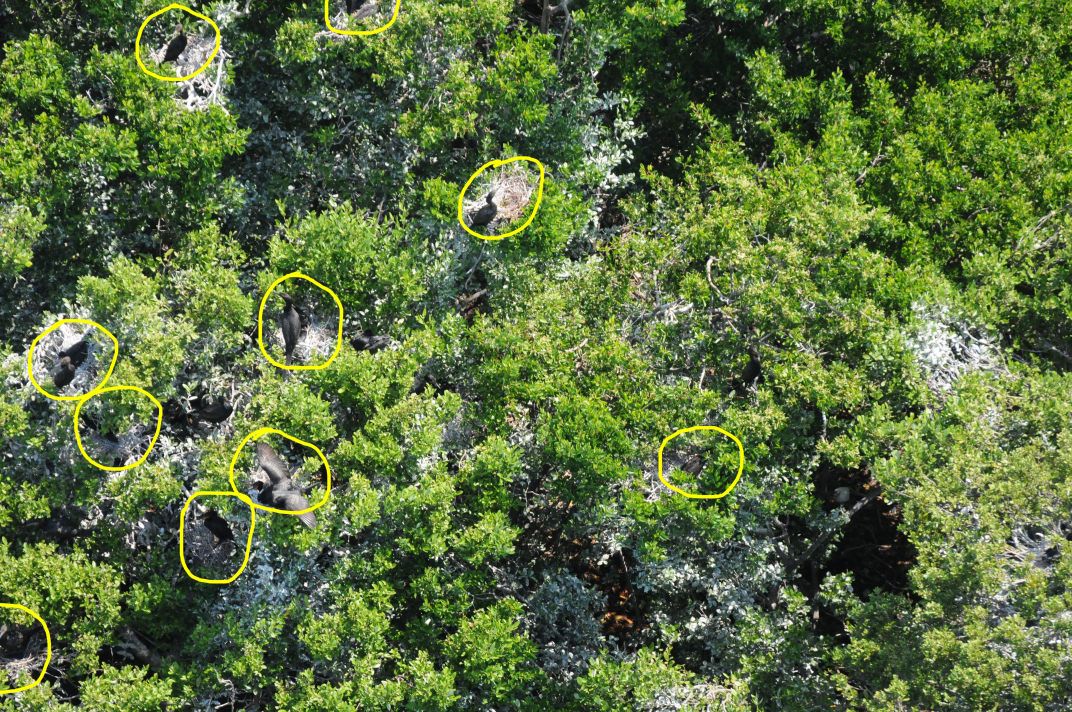
#> input picture sample-photos/20190724_BirdFlight_SOKE_0329_copy.jpg, 4288 x 2848 px (shown at 1/4 size)
$ python take-two-with-opencv.py
#> lines starting #> are read from the running program, lines starting #| are printed output that depends on the picture; after the words box and inside, x2 and y2 are one past the last pixel; in counts of white or black regions, pixels touching at a corner belong together
import numpy as np
import skimage.io as io
import matplotlib.pyplot as plt
import cv2

'''
For continuous-intensity images:
https://answers.opencv.org/question/189428/connectedcomponents-like-function-for-grayscale-image/

For binary images
ConnectedComponentsWithStats:
https://docs.opencv.org/master/d3/dc0/group__imgproc__shape.html#ga107a78bf7cd25dec05fb4dfc5c9e765f
'''

# each color is defined by [(Rmin, Rmax),(Gmin, Gmax),(Bmin, Bmax)]
colors_dict = {
    'yellow': [(200,255),(200,255),(0,50)],
    'cyan': [(0,130),(150,255),(150,255)],
    'pink': [(200,255),(0,60),(200,255)],
    'blue': [(0,60),(0,100),(200,255)],
    'plum-violet': [(120,170),(50,100),(120,170)],
}

# img = io.imread('image1.jpg')
img = io.imread('sample-photos/20190724_BirdFlight_SOKE_0329_copy.jpg')
#> img is the input picture: shape (2848, 4288, 3); mean R, G, B 91, 110.9, 62.8

# io.imshow(img)
# plt.show()

'''
Fast way to isolate Muxo colors:
https://stackoverflow.com/questions/51997022/fast-way-to-apply-custom-function-to-every-pixel-in-image
'''

for color_name, color in colors_dict.items():
    R_RANGE = np.array([(color[0][0] <= r and r <= color[0][1]) for r in range(256)])
    G_RANGE = np.array([(color[1][0] <= g and g <= color[1][1]) for g in range(256)])
    B_RANGE = np.array([(color[2][0] <= b and b <= color[2][1]) for b in range(256)])

    # Calculate and apply mask
    # np.logical_and applies element-wise
    mask = (np.logical_and(np.logical_and(R_RANGE[img[:,:,0]], G_RANGE[img[:,:,1]])\
    , B_RANGE[img[:,:,2]]))

    # using masks is significantly faster than two Python for loops
    # whether_color is a single-channel image with the same 2d shape as img
    # each pixel is 1 if the corresponding pixel in img is the current MuxoColor
    # otherwise, a pixel in whether_color is 0
    whether_color = np.empty(img.shape[0:2])
    whether_color[mask] = True
    whether_color[np.invert(mask)] = False

    '''
    Convert image to uint8 encoding so that it plays nicely with medianBlur:
    https://stackoverflow.com/questions/11337499/how-to-convert-an-image-from-np-uint16-to-np-uint8
    '''
    whether_color = cv2.convertScaleAbs(whether_color)

    # io.imshow(whether_color)
    # plt.show()
    # io.imsave('whether_color.png', whether_color)

    '''
    Blurring eliminates groups of MuxoColor pixels that are not circles around nests
    medianBlur ensures output values are either 1 or 0
    This preserves binary property of the image, needed for calling
    connectedComponents
    '''
    blur = cv2.medianBlur(whether_color, 11)

    # io.imshow(blur)
    # plt.show()

    retval, labels, stats, centroids = cv2.connectedComponentsWithStats(blur)

    # io.imshow(labels)
    # plt.show()

    '''
    Eliminate "circles" that are just flowers or other small regions of
    contiguous Muxo color
    Condition removal on the area of each connected component
    '''
    MIN_AREA = 2000

    num_circles = 0

    for i in range(retval):
        if i == 0:
            # skip over the background
            continue
        elif stats[i, cv2.CC_STAT_AREA] < MIN_AREA:
            # ignore components that are too small to be nest circles
            continue
        else:
            print("Coords for circle", num_circles, "are:")
            num_circles = num_circles + 1

            top = stats[i,cv2.CC_STAT_TOP]
            left = stats[i,cv2.CC_STAT_LEFT]
            bottom = top + stats[i, cv2.CC_STAT_HEIGHT] - 1
            right = left + stats[i, cv2.CC_STAT_WIDTH] - 1
            print("Top:", top)
            print("Left:", left)
            print("Bottom:", bottom)
            print("Right:", right)

            print("(This is connected component number", i,")")

            # Draw bounding boxes on original image
            img[top,left:right] = [0,0,0]
            img[bottom,left:right] = [0,0,0]
            img[top:bottom,left] = [0,0,0]
            img[top:bottom,right] = [0,0,0]

    if i == (retval-1):
        print("There are", num_circles, "circles with Muxo color", color_name)
        io.imshow(img)
        plt.show()
#> this loop made 5 passes
#> pass 1, `mask = (np.logical_and(np.logical_and(R_RANGE[img[:,:,0]], G_RANGE[img..`:
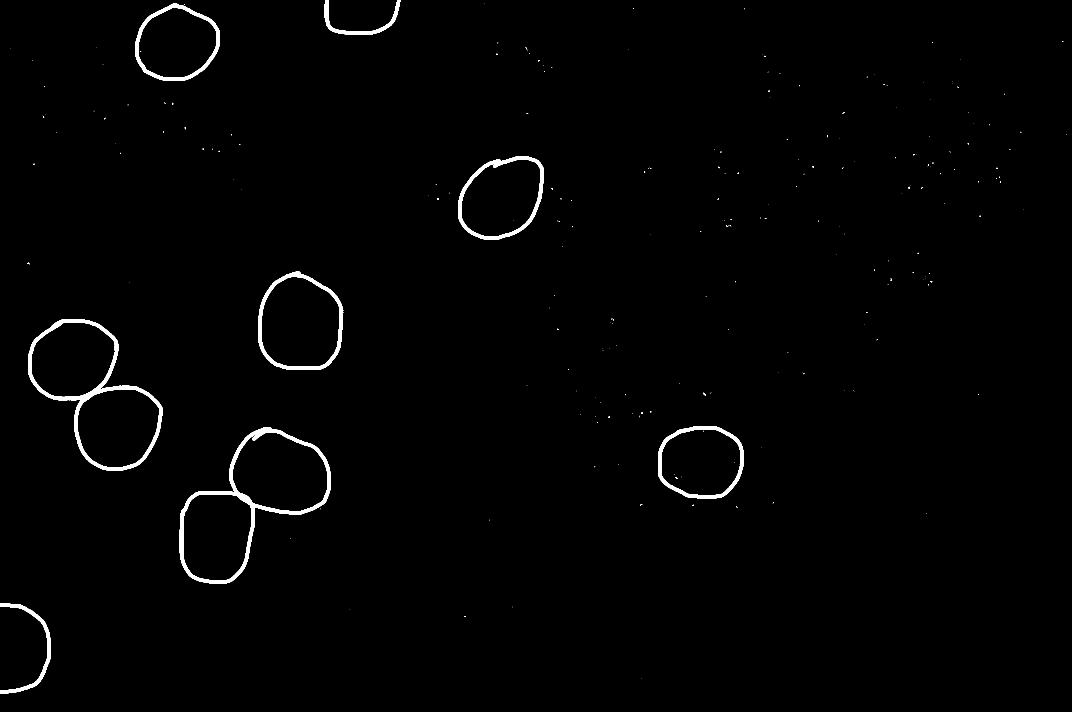
#> mask: shape (2848, 4288) bool (shown at 1/4 size); 1.1% white; 258 white regions (241 under 20 px), largest, box (x1, y1, x2, y2) and area: (719, 1710, 1323, 2334) 30149, (112, 1276, 650, 1883) 28090, (1034, 1086, 1373, 1478) 15499
#> pass 2, `mask = (np.logical_and(np.logical_and(R_RANGE[img[:,:,0]], G_RANGE[img..`:
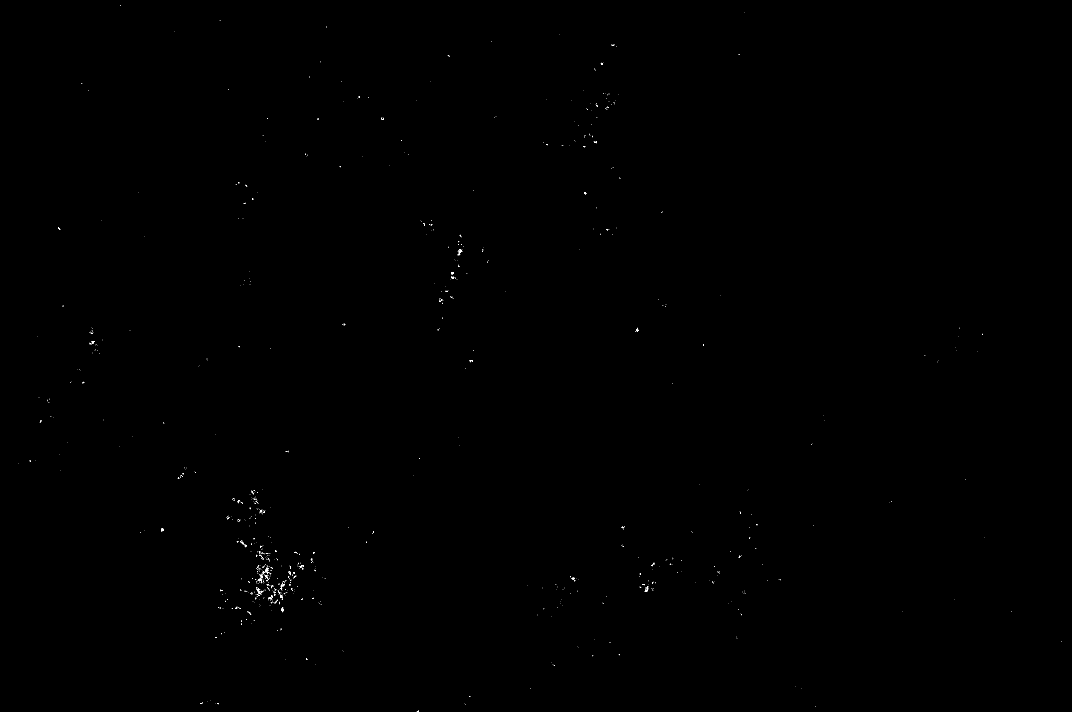
#> mask: shape (2848, 4288) bool (shown at 1/4 size); 0.04% white in thin lines or dots

$ run again, with sample-photos/20190724_BirdFlight_RAKE_0245_copy.jpg copied over sample-photos/20190724_BirdFlight_SOKE_0329_copy.jpg
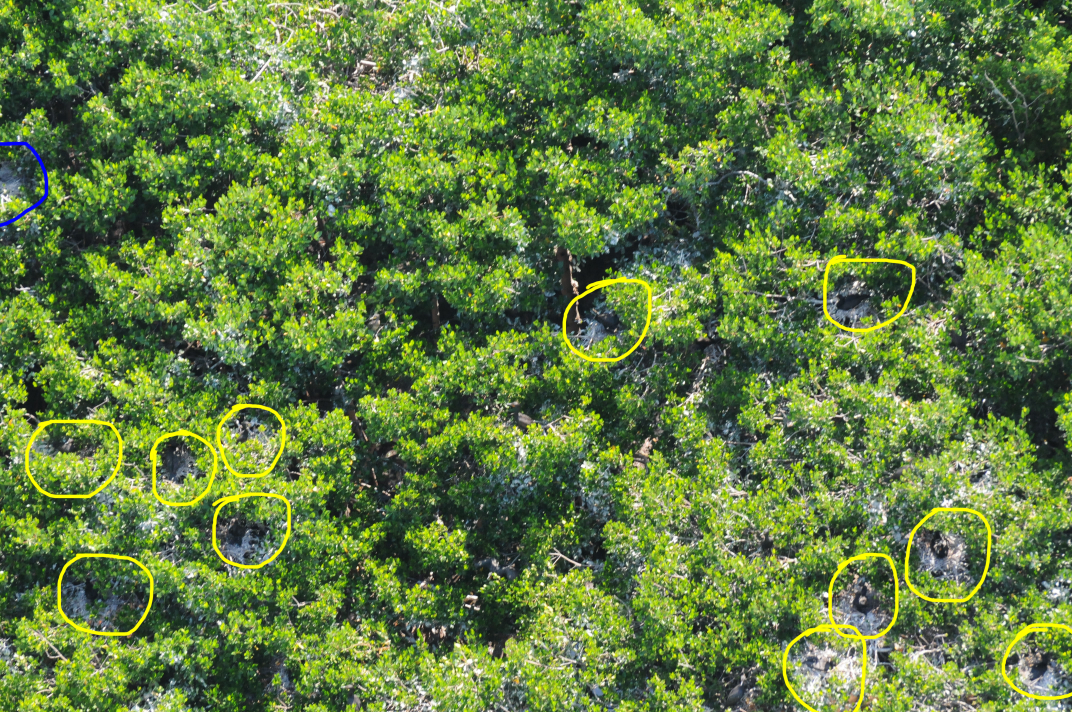
#> input picture sample-photos/20190724_BirdFlight_RAKE_0245_copy.jpg, 4288 x 2848 px (shown at 1/4 size)
#> img is the input picture: shape (2848, 4288, 3); mean R, G, B 98.9, 125.5, 64.6
#> the loop `for color_name, color in colors_dict.items():` made 5 passes
#> pass 1, `mask = (np.logical_and(np.logical_and(R_RANGE[img[:,:,0]], G_RANGE[img..`:
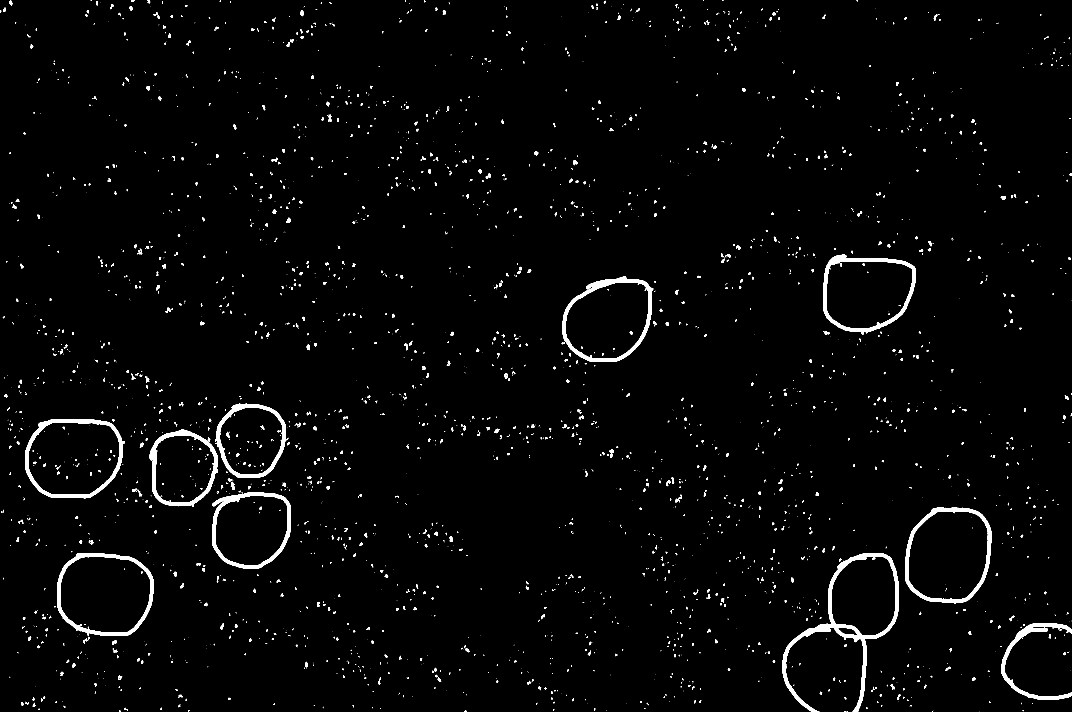
#> mask: shape (2848, 4288) bool (shown at 1/4 size); 1.9% white; 2993 white regions (1815 under 20 px), largest, box (x1, y1, x2, y2) and area: (3131, 2212, 3595, 2848) 27519, (2251, 1106, 2607, 1447) 16095, (3620, 2029, 3965, 2416) 15631
#> pass 2, `mask = (np.logical_and(np.logical_and(R_RANGE[img[:,:,0]], G_RANGE[img..`:
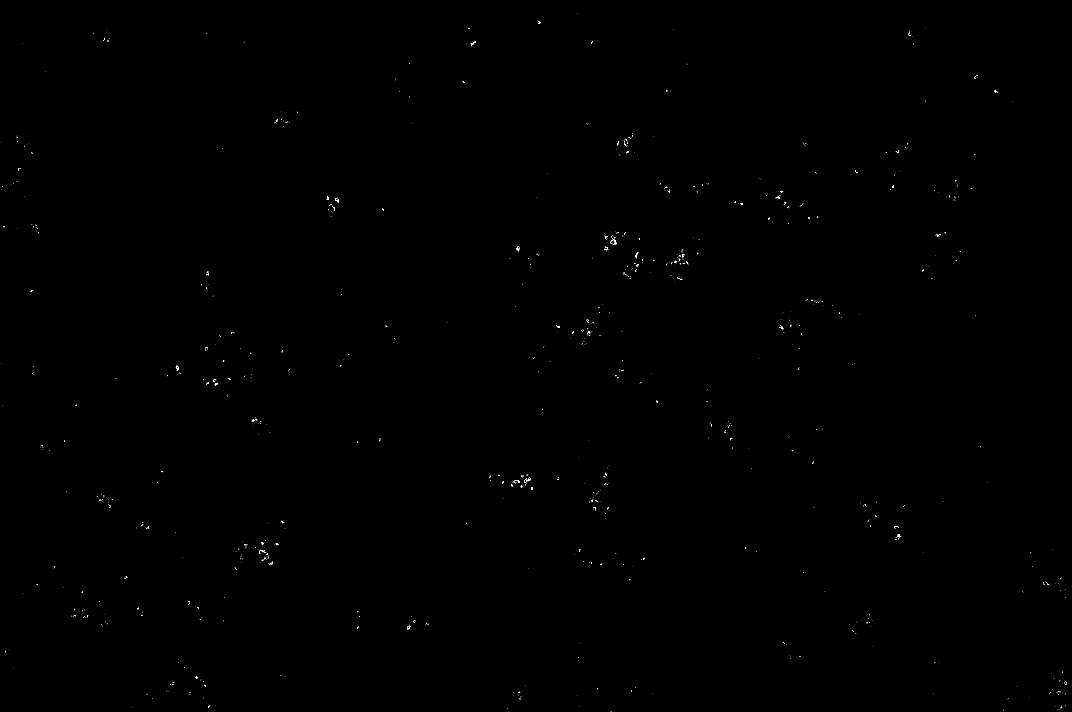
#> mask: shape (2848, 4288) bool (shown at 1/4 size); 0.05% white in thin lines or dots
